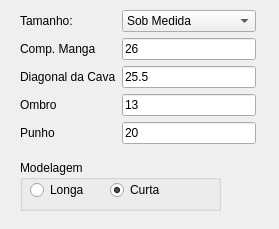
<?xml version="1.0" encoding="UTF-8"?>
<ui version="4.0">
 <class>Form</class>
 <widget class="QWidget" name="Form">
  <property name="geometry">
   <rect>
    <x>0</x>
    <y>0</y>
    <width>279</width>
    <height>229</height>
   </rect>
  </property>
  <property name="minimumSize">
   <size>
    <width>279</width>
    <height>229</height>
   </size>
  </property>
  <property name="windowTitle">
   <string>Form</string>
  </property>
  <widget class="QGroupBox" name="Modelagem">
   <property name="geometry">
    <rect>
     <x>20</x>
     <y>160</y>
     <width>201</width>
     <height>51</height>
    </rect>
   </property>
   <property name="title">
    <string>Modelagem</string>
   </property>
   <widget class="QRadioButton" name="Longa">
    <property name="geometry">
     <rect>
      <x>10</x>
      <y>20</y>
      <width>100</width>
      <height>20</height>
     </rect>
    </property>
    <property name="text">
     <string>Longa</string>
    </property>
   </widget>
   <widget class="QRadioButton" name="Curta">
    <property name="geometry">
     <rect>
      <x>90</x>
      <y>20</y>
      <width>100</width>
      <height>20</height>
     </rect>
    </property>
    <property name="text">
     <string>Curta</string>
    </property>
    <property name="checked">
     <bool>true</bool>
    </property>
   </widget>
  </widget>
  <widget class="QWidget" name="layoutWidget">
   <property name="geometry">
    <rect>
     <x>20</x>
     <y>10</y>
     <width>236</width>
     <height>146</height>
    </rect>
   </property>
   <layout class="QFormLayout" name="formLayout">
    <item row="1" column="0">
     <widget class="QLabel" name="label">
      <property name="text">
       <string>Comp. Manga</string>
      </property>
     </widget>
    </item>
    <item row="1" column="1">
     <widget class="QLineEdit" name="CompManga">
      <property name="text">
       <string>26</string>
      </property>
     </widget>
    </item>
    <item row="4" column="0">
     <widget class="QLabel" name="LabelPunho">
      <property name="enabled">
       <bool>true</bool>
      </property>
      <property name="text">
       <string>Punho</string>
      </property>
     </widget>
    </item>
    <item row="4" column="1">
     <widget class="QLineEdit" name="PunhoCamisa">
      <property name="enabled">
       <bool>true</bool>
      </property>
      <property name="text">
       <string>20</string>
      </property>
     </widget>
    </item>
    <item row="2" column="0">
     <widget class="QLabel" name="label_2">
      <property name="text">
       <string>Diagonal da Cava</string>
      </property>
     </widget>
    </item>
    <item row="2" column="1">
     <widget class="QLineEdit" name="AltCava">
      <property name="text">
       <string>25.5</string>
      </property>
     </widget>
    </item>
    <item row="3" column="0">
     <widget class="QLabel" name="LabelPunho_2">
      <property name="enabled">
       <bool>true</bool>
      </property>
      <property name="text">
       <string>Ombro</string>
      </property>
     </widget>
    </item>
    <item row="3" column="1">
     <widget class="QLineEdit" name="Ombro">
      <property name="text">
       <string>13</string>
      </property>
     </widget>
    </item>
    <item row="0" column="1">
     <widget class="QComboBox" name="Tamanho">
      <property name="minimumSize">
       <size>
        <width>0</width>
        <height>0</height>
       </size>
      </property>
      <item>
       <property name="text">
        <string>Sob Medida</string>
       </property>
      </item>
      <item>
       <property name="text">
        <string>36</string>
       </property>
      </item>
      <item>
       <property name="text">
        <string>38</string>
       </property>
      </item>
      <item>
       <property name="text">
        <string>40</string>
       </property>
      </item>
      <item>
       <property name="text">
        <string>42</string>
       </property>
      </item>
      <item>
       <property name="text">
        <string>44</string>
       </property>
      </item>
      <item>
       <property name="text">
        <string>46</string>
       </property>
      </item>
      <item>
       <property name="text">
        <string>48</string>
       </property>
      </item>
      <item>
       <property name="text">
        <string>50</string>
       </property>
      </item>
      <item>
       <property name="text">
        <string>52</string>
       </property>
      </item>
      <item>
       <property name="text">
        <string>54</string>
       </property>
      </item>
      <item>
       <property name="text">
        <string>56</string>
       </property>
      </item>
      <item>
       <property name="text">
        <string>58</string>
       </property>
      </item>
      <item>
       <property name="text">
        <string>60</string>
       </property>
      </item>
      <item>
       <property name="text">
        <string>62</string>
       </property>
      </item>
     </widget>
    </item>
    <item row="0" column="0">
     <widget class="QLabel" name="label_6">
      <property name="text">
       <string>Tamanho:</string>
      </property>
     </widget>
    </item>
   </layout>
  </widget>
 </widget>
 <resources/>
 <connections/>
</ui>
